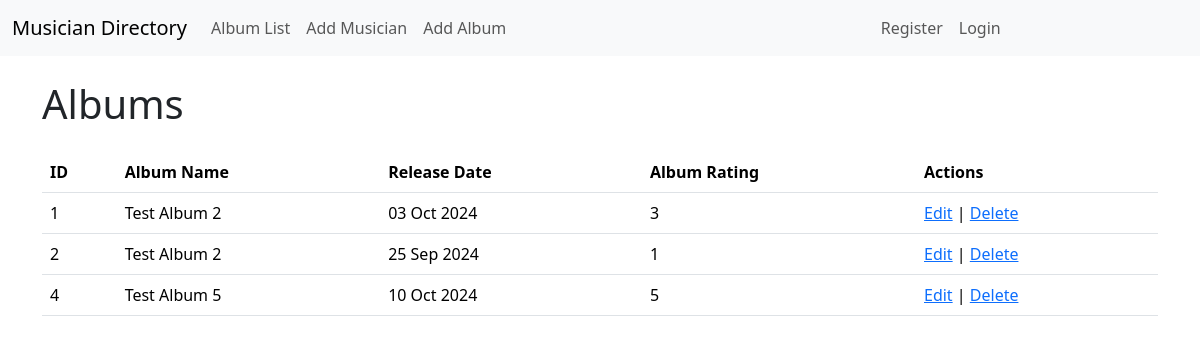
Screenshot of /album/ with the database file from the repository.
### album/models.py (models this page shows, shortened)
class Album(models.Model):
    album_name = models.CharField(max_length=1024)
    album_release_date = models.DateField()
    RATING_CHOICES = [
        (1, "1"),
        (2, "2"),
        (3, "3"),
        (4, "4"),
        (5, "5"),
    ]
    rating = models.IntegerField(choices=RATING_CHOICES, default=5)

### album/views.py (the view)
# urls.py: path("", views.ShowAlbums.as_view(), name="all_albums"),
class ShowAlbums(ListView):
    model = Album

### album/templates/album/album_list.html
{% extends "base.html" %}
{% block content %}
<h1 class="mb-4">Albums</h1>
<div class="table-responsive">
  <table class="table">
    <thead>
      <tr>
        <th scope="col">ID</th>
        <th scope="col">Album Name</th>
        <th scope="col">Release Date</th>
        <th scope="col">Album Rating</th>
        <th scope="col">Actions</th>
      </tr>
    </thead>
    <tbody>
		{% for singleAlbum in object_list %}
		  <tr>
			  <td>{{ singleAlbum.id }}</td>
			  <td>{{ singleAlbum.album_name }}</td>
			  <td>{{ singleAlbum.album_release_date|date:"d M Y" }}</td>
			  <td>{{ singleAlbum.rating }}</td>
			  <td>
				  <a href="{% url "album:edit_album" pk=singleAlbum.id %}">Edit</a>
				  |
				  <a href="{% url "album:delete_album" pk=singleAlbum.id %}">Delete</a></td>
		  </tr>
		{% endfor %}
    </tbody>
  </table>
</div>
{% endblock content %}

### rows the page displays
Album: id "1", album_name "Test Album 2", album_release_date "03 Oct 2024", rating "3"
Album: id "2", album_name "Test Album 2", album_release_date "25 Sep 2024", rating "1"
Album: id "4", album_name "Test Album 5", album_release_date "10 Oct 2024", rating "5"
